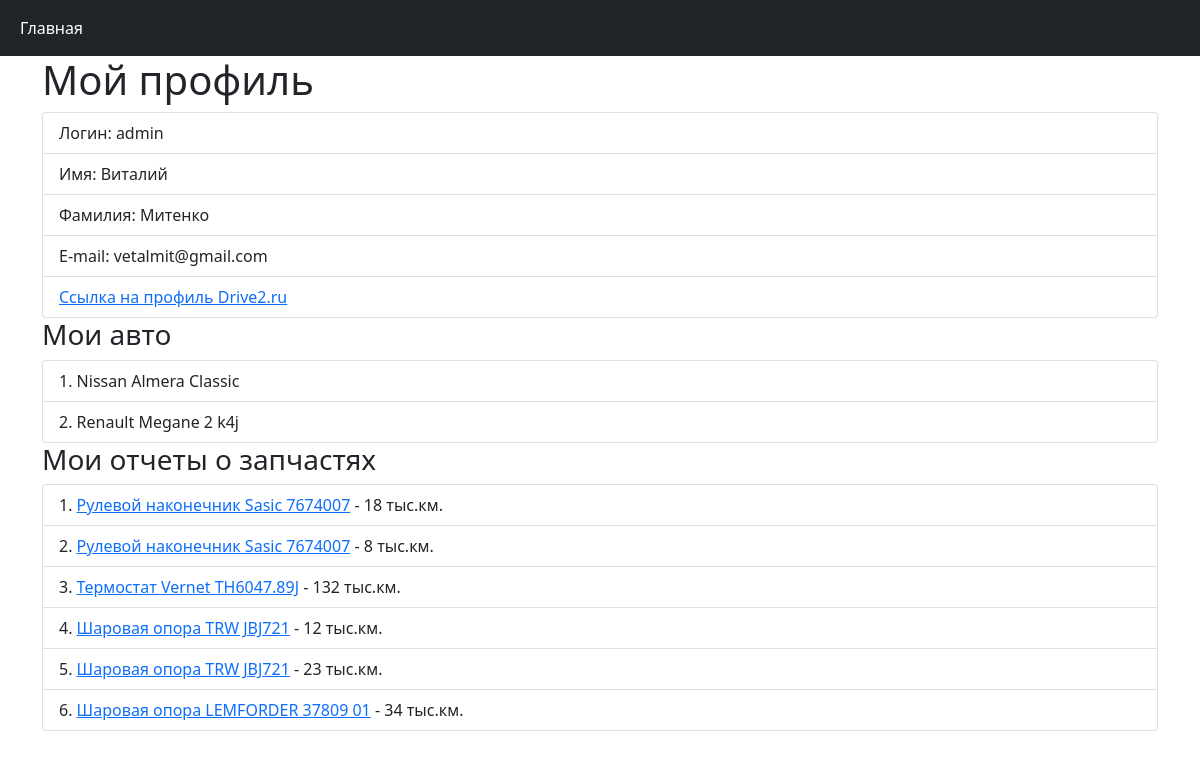
The page /user/1/ on the database its author committed.
### mileage/models.py (models this page shows, shortened)
class Car(models.Model):
    brand = models.CharField(max_length=40, db_index=True, verbose_name="Марка")
    model_name = models.CharField(max_length=60, db_index=True, verbose_name="Модель")
    model_variant = models.CharField(max_length=100, db_index=True, verbose_name="Модификация")
    age = models.SmallIntegerField(verbose_name="Год выпуска")
    def __str__(self):
        return ' '.join([self.brand, self.model_name, self.model_variant])
    class Meta:
        verbose_name = 'Автомобиль'
        verbose_name_plural = 'Автомобили'
        ordering = ['brand']

class Mileage(models.Model):
    spare_part = models.ForeignKey('SparePart', on_delete=models.PROTECT, verbose_name="Запчасть")
    car = models.ForeignKey('Car', on_delete=models.PROTECT, verbose_name="Автомобиль")
    mileage = models.SmallIntegerField(verbose_name="Пробег, тыс.км")
    owner = models.ForeignKey(User, on_delete=models.CASCADE, verbose_name="Владелец")
    def __str__(self):
        return ' '.join([self.spare_part.name, self.spare_part.brand, self.spare_part.number])
    class Meta:
        verbose_name = 'Пробег'
        verbose_name_plural = 'Пробег'
        ordering = ['spare_part']

class SparePart(models.Model):
    name = models.CharField(max_length=255, db_index=True, verbose_name='Название')
    brand = models.CharField(max_length=255, db_index=True, verbose_name="Производитель")
    number = models.CharField(max_length=30, db_index=True, unique=True, verbose_name="Номер")
    class Meta:
        verbose_name = 'Запчасть'
        verbose_name_plural = 'Запчасти'
        ordering = ['name']

### mileage/views.py (the view)
# urls.py: path('user/<int:user_id>/', get_user_profile, name='user_profile_page'),
def get_user_profile(request, user_id):
    user = User.objects.get(id=user_id)
    user_reports = Mileage.objects.filter(owner_id=user_id)
    context = {
        'title': 'Мой профиль',
        'user': user,
        'user_id': user.id,
        'user_cars': user.profile.cars,
        'user_reports': user_reports
    }
    return render(request, 'mileage/user_profile.html', context)

### mileage/templates/mileage/user_profile.html (shortened to what this page needs)
{% extends 'base.html' %}
{% block body %}
<h1>{{ title }}</h1>
    <ol class="list-group">
        <li class="list-group-item">Логин: {{ user.username }}</li>
        <li class="list-group-item">Имя: {{ user.first_name }}</li>
        <li class="list-group-item">Фамилия: {{ user.last_name }}</li>
        <li class="list-group-item">E-mail: {{ user.email }}</li>
        <li class="list-group-item"><a href="{{ user.profile.drive2_link }}">Ссылка на профиль Drive2.ru</a></li>
    </ol>
    <h3>Мои авто</h3>
    <ol class="list-group list-group-numbered">
        {% for item in user_cars.all %}
            <li class="list-group-item">{{ item }}</li>
        {% empty %}
            <li class="list-group-item">У вас еще нет машин</li>
        {% endfor %}
    </ol>
    <h3>Мои отчеты о запчастях</h3>
    <ol class="list-group list-group-numbered">
        {% for item in user_reports %}
            <li class="list-group-item"><a href="{% url 'spare_parts_mileages' item.car_id item.spare_part_id %}">
                {{ item }}</a> - {{ item.mileage }} тыс.км.</li>
        {% empty %}
            <p>Еще ничего нет</p>
        {% endfor %}
    </ol>
{% endblock %}

### templates/base.html (shortened to what this page needs)
<!doctype html>
<html lang="ru">
  <head>
    <link href="https://cdn.jsdelivr.net/npm/bootstrap@5.1.3/dist/css/bootstrap.min.css" rel="stylesheet">
  </head>
  <body>
    {% include 'inc/_navbar.html' %}
    <div class="container">
        {% block body %}
        {% endblock %}
    </div>
  </body>
</html>

### templates/inc/_navbar.html (shortened to what this page needs)
<nav class="navbar navbar-expand-lg navbar-dark bg-dark">
  <div class="container-fluid">
    <div class="collapse navbar-collapse" id="navbarNavAltMarkup">
      <div class="navbar-nav">
        <a class="nav-link active" aria-current="page" href="{% url 'home' %}">Главная</a>
      </div>
    </div>
  </div>
</nav>

### rows shown on the page
Car: brand+model_name+model_variant "Nissan Almera Classic"
Car: brand+model_name+model_variant "Renault Megane 2 k4j"
Mileage: spare_part.number "Рулевой наконечник Sasic 7674007", mileage "18"
Mileage: spare_part.number "Рулевой наконечник Sasic 7674007", mileage "8"
Mileage: spare_part.number "Термостат Vernet TH6047.89J", mileage "132"
Mileage: spare_part.number "Шаровая опора TRW JBJ721", mileage "12"
Mileage: spare_part.number "Шаровая опора TRW JBJ721", mileage "23"
Mileage: spare_part.number "Шаровая опора LEMFORDER 37809 01", mileage "34"

### other values the page prints
{{ title }} "Мой профиль"
{{ user.username }} "admin"
{{ user.first_name }} "Виталий"
{{ user.last_name }} "Митенко"
{{ user.email }} "vetalmit@gmail.com"
